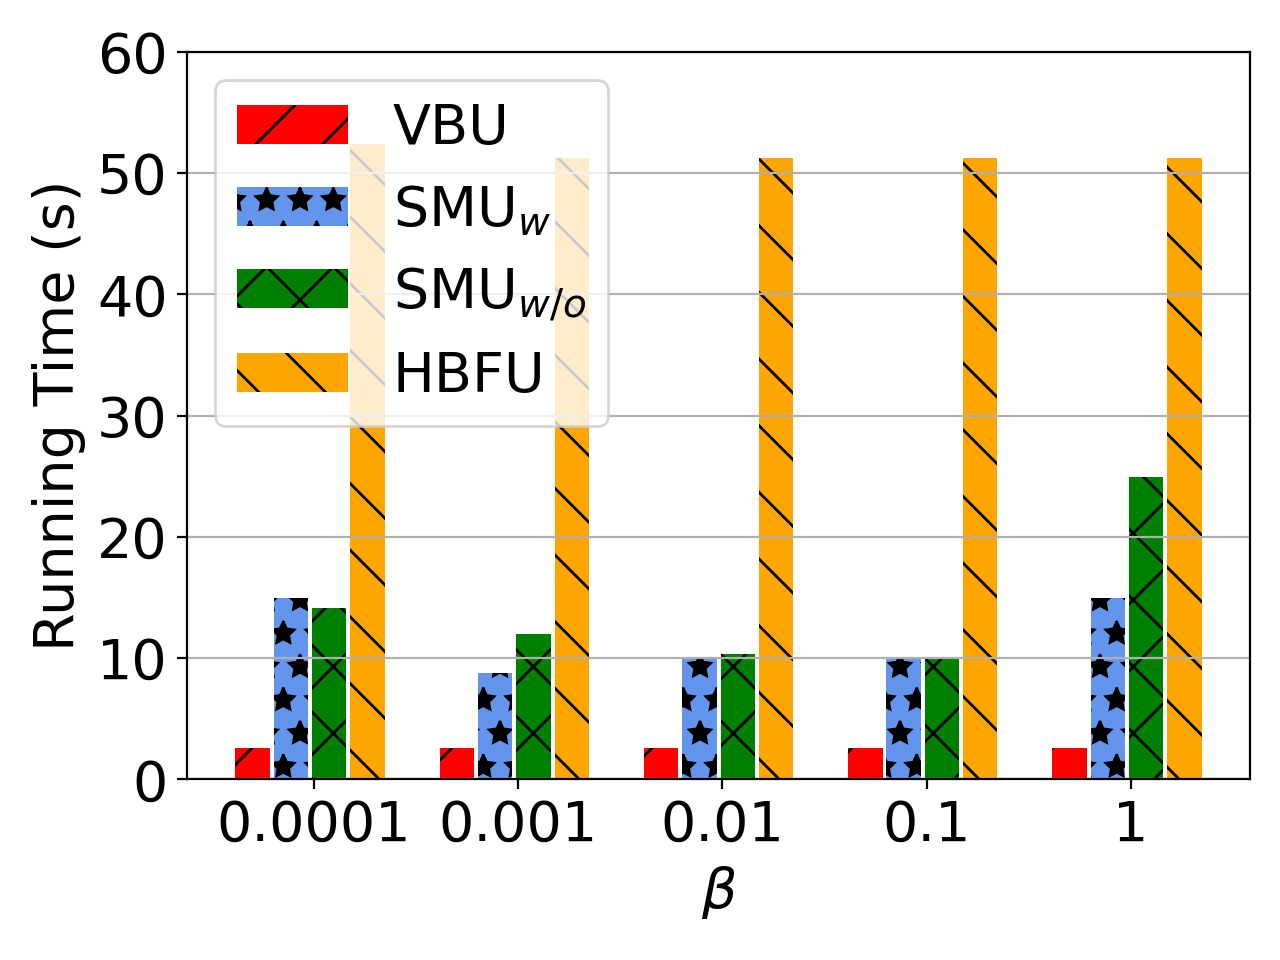

Python code for this plot:
import matplotlib.pyplot as plt
import numpy as np

# user num = 50
labels = ['0.0001', '0.001', '0.01', '0.1', '1']
unl_fr = [997 , 997, 997, 997, 997  ]

unl_hess_r = [26*997/20/50000*100 +997/20, 26*100/5000*2.76 +997/20, 26*100/5000*2.76 + 997/20 , 26*100/5000*2.76 +997/20, 26*100/5000*2.76 +997/20 ]
unl_br = [26*997/20/50000*100,           26*997/20/50000*100   , 26*997/20/50000*100, 26*997/20/50000*100, 26*997/20/50000*100]

unl_vib = [75*997/20/50000*100*2,          44*997/20/50000*100*2     , 50*997/20/50000*100*2, 50*997/20/50000*100*2, 75*997/20/50000*100*2]
unl_self_r=[71*997/20/50000*100*2,       60*997/20/50000*100*2      , 52*997/20/50000*100*2, 50*997/20/50000*100*2, 125*997/20/50000*100*2]


#997/20/50000*100

x = np.arange(len(labels))  # the label locations
width = 0.6  # the width of the bars
# no_noise = np.around(no_noise,0)
# samping = np.around(samping,0)
# ldp = np.around(ldp,0)

plt.figure()
#plt.subplots(figsize=(8, 5.3))
#plt.bar(x - width / 2 - width / 8 + width / 8, unl_fr, width=0.168, label='Retrain', color='dodgerblue', hatch='/')
plt.bar(x - width / 2 - width / 8 + width / 8 , unl_br,   width=0.168, label='VBU', color='r', hatch='/')
plt.bar(x - width / 8 - width / 16, unl_vib, width=0.168, label='SMU$_{w}$', color='cornflowerblue', hatch='*')
plt.bar(x + width / 8, unl_self_r, width=0.168, label='SMU$_{w/o}$', color='g', hatch='x')
plt.bar(x + width / 2 - width / 8 + width / 16, unl_hess_r, width=0.168, label='HBFU', color='orange', hatch='\\')


# plt.bar(x - width / 2.5 ,  unl_br, width=width/3, label='VBU', color='orange', hatch='\\')
# plt.bar(x,unl_self_r, width=width/3, label='RFU-SS', color='g', hatch='x')
# plt.bar(x + width / 2.5,  unl_hess_r, width=width/3, label='HBU', color='tomato', hatch='-')


# Add some text for labels, title and custom x-axis tick labels, etc.
plt.ylabel('Running Time (s)', fontsize=20)
# ax.set_title('Performance of Different Users n')
plt.xticks(x, labels, fontsize=20)
# ax.set_xticklabels(labels,fontsize=15)

my_y_ticks = np.arange(0, 66.1, 10)
plt.yticks(my_y_ticks, fontsize=20)
# ax.set_yticklabels(my_y_ticks,fontsize=15)

plt.grid(axis='y')
plt.legend(loc='upper left', fontsize=20)
plt.xlabel('$\\beta$' ,fontsize=20)
# ax.bar_label(rects1, padding=1)
# ax.bar_label(rects2, padding=3)
# ax.bar_label(rects3, padding=3)

plt.tight_layout()

plt.rcParams['figure.figsize'] = (2.0, 1)
plt.rcParams['image.interpolation'] = 'nearest'
plt.rcParams['figure.subplot.left'] = 0.11
plt.rcParams['figure.subplot.bottom'] = 0.08
plt.rcParams['figure.subplot.right'] = 0.977
plt.rcParams['figure.subplot.top'] = 0.969
plt.savefig('cifar100_rt_beta_bar.png', dpi=200)
plt.show()
